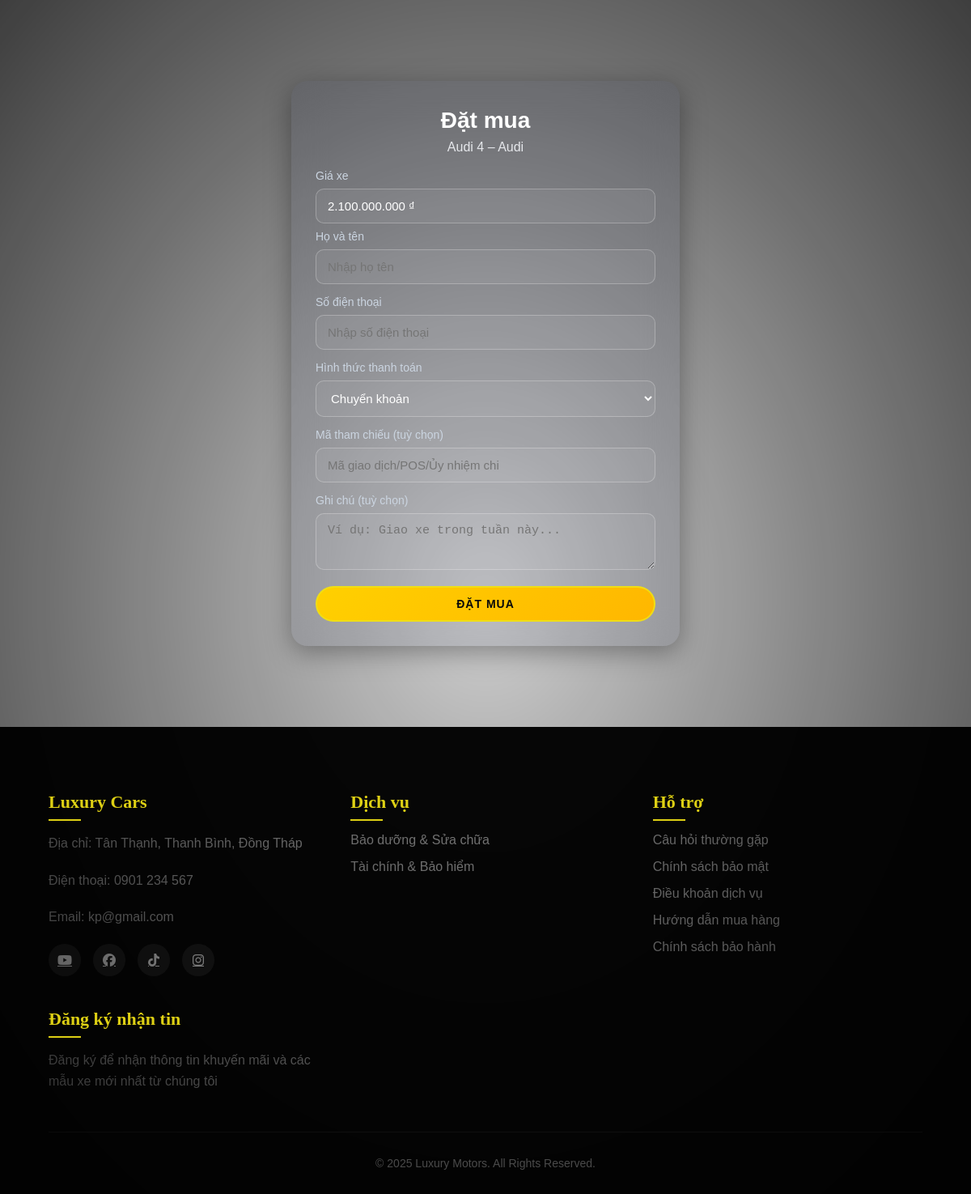
/datmua.php?car_code=CAR-AUD-002, run on the app's committed database.
### tables this page shows
CREATE TABLE `cars` (
  `car_code` varchar(20) NOT NULL,
  `brand_code` varchar(3) NOT NULL,
  `name` varchar(255) NOT NULL,
  `description` text DEFAULT NULL,
  `price` decimal(15,2) DEFAULT NULL,
  `engine` varchar(100) DEFAULT NULL,
  `power` varchar(50) DEFAULT NULL,
  `acceleration` varchar(50) DEFAULT NULL,
  `top_speed` varchar(50) DEFAULT NULL,
  `fuel_type` varchar(50) DEFAULT NULL,
  `transmission` varchar(50) DEFAULT NULL,
  `seats` int(11) DEFAULT NULL,
  `created_at` datetime NOT NULL DEFAULT current_timestamp()
);

CREATE TABLE `brands` (
  `brand_code` varchar(20) NOT NULL,
  `name` varchar(100) NOT NULL,
  `country` varchar(100) DEFAULT NULL,
  `created_at` datetime NOT NULL DEFAULT current_timestamp(),
  `updated_at` datetime DEFAULT NULL,
  `logo_file_code` varchar(20) DEFAULT NULL
);

### datmua.php (the view, shortened to what this page needs)
<?php
include 'header.php';
include 'connect.php';
function columnExists(mysqli $conn, string $table, string $column): bool {
    $sql = "SELECT 1
            FROM information_schema.COLUMNS
            WHERE TABLE_SCHEMA = DATABASE()
              AND TABLE_NAME   = ?
              AND COLUMN_NAME  = ?
            LIMIT 1";
    $st = $conn->prepare($sql);
    $st->bind_param("ss", $table, $column);
    $st->execute();
    $st->bind_result($one);
    $ok = $st->fetch();
    return (bool)$ok;
}
$conn->set_charset('utf8mb4');
$car_code = isset($_GET['car_code']) ? $conn->real_escape_string($_GET['car_code']) : '';
$car = null;
if ($car_code !== '') {
    $hasPrice = columnExists($conn, 'cars', 'price');
    $hasUnit  = columnExists($conn, 'cars', 'unit_price');
    if ($hasPrice && $hasUnit) {
        $priceExpr = "COALESCE(c.price, c.unit_price)";
    } elseif ($hasPrice) {
        $priceExpr = "c.price";
    } elseif ($hasUnit) {
        $priceExpr = "c.unit_price";
    } else {
        $priceExpr = "NULL";
    }
    $sql = "
      SELECT  c.car_code,
              c.name,
              b.name AS brand_name,
              {$priceExpr} AS unit_price,
              COALESCE(f.storage_path, 'hinh/no-image.jpg') AS image
      FROM cars c
      JOIN brands b ON c.brand_code = b.brand_code
      LEFT JOIN car_images ci ON ci.car_code = c.car_code AND ci.is_primary = 1
      LEFT JOIN files f ON ci.file_code = f.file_code
      WHERE c.car_code = ?
      LIMIT 1";
    $stmt = $conn->prepare($sql);
    $stmt->bind_param("s", $car_code);
    $stmt->execute();
    $car = $stmt->get_result()->fetch_assoc();
}
$success = false;
?>
<!doctype html>
<html lang="vi">
<head>
</head>
<body>
<div class="glass-form">
  <?php if ($car): ?>
    <h1>Đặt mua</h1>
    <div class="subtitle"><?= htmlspecialchars($car['name']) ?> – <?= htmlspecialchars($car['brand_name']) ?></div>
    <?php if (!$success): ?>
      <?php if ($car['unit_price'] === null || $car['unit_price'] === ''): ?>
        <div class="msg err">Xe chưa có giá bán trong hệ thống. Vui lòng liên hệ nhân viên.</div>
      <?php else: ?>
        <div class="field">
          <label>Giá xe</label>
          <input value="<?= number_format((float)$car['unit_price'],0,',','.') ?> ₫" disabled>
        </div>
        <form method="post">
          <div class="field">
            <label>Họ và tên</label>
            <input type="text" name="full_name" placeholder="Nhập họ tên" required>
          </div>
          <div class="field">
            <label>Số điện thoại</label>
            <input type="tel" name="phone" placeholder="Nhập số điện thoại"
                   pattern="^0\d{9,10}$" title="Số điện thoại bắt đầu bằng 0 và 10–11 số" required>
          </div>
          <div class="field">
            <label>Hình thức thanh toán</label>
            <select name="payment_method" required>
              <option value="BANK_TRANSFER">Chuyển khoản</option>
            </select>
          </div>
          <div class="field">
            <label>Mã tham chiếu (tuỳ chọn)</label>
            <input type="text" name="reference_no" placeholder="Mã giao dịch/POS/Ủy nhiệm chi">
          </div>
          <div class="field">
            <label>Ghi chú (tuỳ chọn)</label>
            <textarea name="notes" placeholder="Ví dụ: Giao xe trong tuần này..."></textarea>
          </div>
          <button type="submit" class="btn">Đặt mua</button>
        </form>
      <?php endif; ?>
    <?php endif; ?>
  <?php else: ?>
    <h1>Không tìm thấy thông tin xe</h1>
    <div class="subtitle">Vui lòng mở trang theo dạng: <code>datmua.php?car_code=CAR-...</code></div>
  <?php endif; ?>
</div>
<?php include 'footer.php'; ?>
</body>
</html>

### style.css (style rules this page uses)
:root { --primary: #090909; --secondary: #efe016ed; --light: #f8f9fa; --dark: #212529; --gray: #6c757d; }
* { margin: 0; padding: 0; box-sizing: border-box; }
body { font-family: 'Montserrat', sans-serif; color: var(--dark); background-color: #f5f5f5; overflow-x: hidden; }
.btn { display: inline-block; padding: 12px 30px; background-color: var(--secondary); color: var(--primary); text-decoration: none; font-weight: 600; border-radius: 30px; transition: all 0.3s; border: 2px solid var(--secondary); text-transform: uppercase; letter-spacing: 1px; font-size: 14px; }

### data on the page
cars: name "Audi 4", brands.name "Audi", price "2.100.000.000 ₫"
